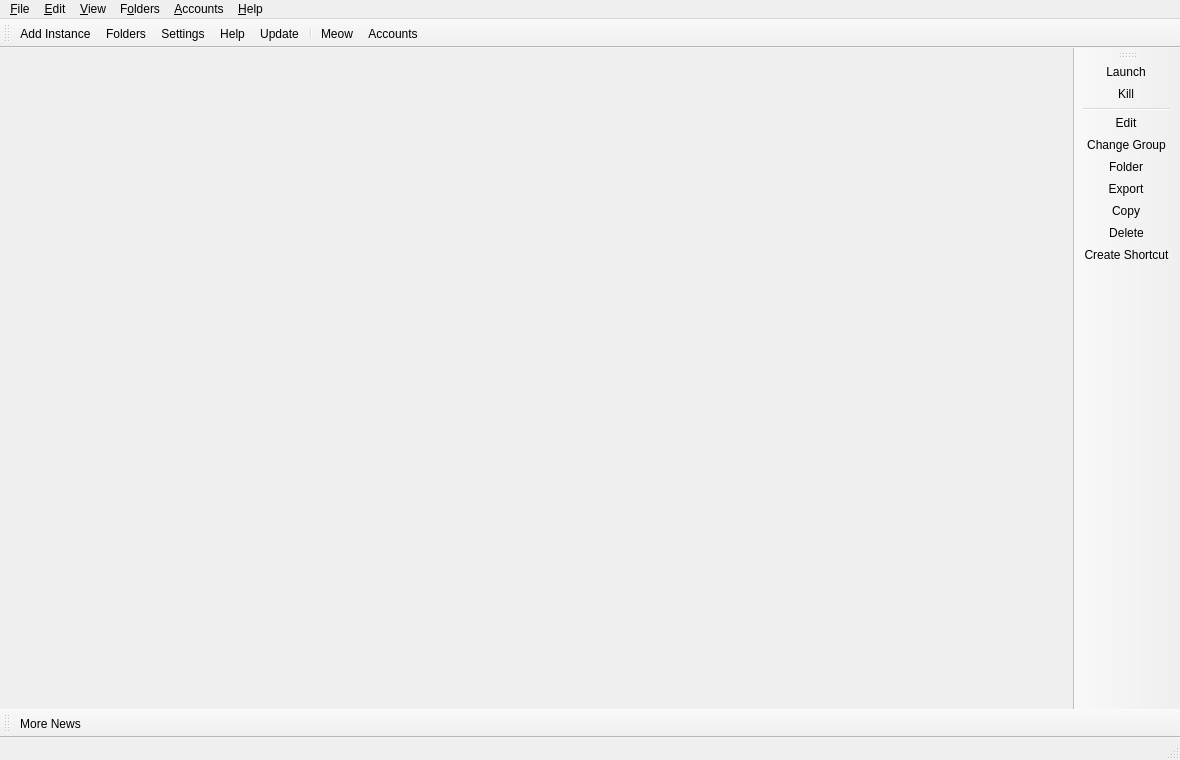
<?xml version="1.0" encoding="UTF-8"?>
<ui version="4.0">
 <class>MainWindow</class>
 <widget class="QMainWindow" name="MainWindow">
  <property name="geometry">
   <rect>
    <x>0</x>
    <y>0</y>
    <width>1180</width>
    <height>760</height>
   </rect>
  </property>
  <widget class="QWidget" name="centralWidget">
   <layout class="QVBoxLayout" name="horizontalLayout">
    <property name="spacing">
     <number>0</number>
    </property>
    <property name="leftMargin">
     <number>0</number>
    </property>
    <property name="topMargin">
     <number>0</number>
    </property>
    <property name="rightMargin">
     <number>0</number>
    </property>
    <property name="bottomMargin">
     <number>0</number>
    </property>
   </layout>
  </widget>
  <widget class="QStatusBar" name="statusBar"/>
  <widget class="QToolBar" name="mainToolBar">
   <property name="windowTitle">
    <string>Main Toolbar</string>
   </property>
   <property name="allowedAreas">
    <set>Qt::ToolBarArea::BottomToolBarArea|Qt::ToolBarArea::TopToolBarArea</set>
   </property>
   <property name="toolButtonStyle">
    <enum>Qt::ToolButtonStyle::ToolButtonTextBesideIcon</enum>
   </property>
   <property name="floatable">
    <bool>false</bool>
   </property>
   <attribute name="toolBarArea">
    <enum>TopToolBarArea</enum>
   </attribute>
   <attribute name="toolBarBreak">
    <bool>false</bool>
   </attribute>
   <addaction name="actionAddInstance"/>
   <addaction name="actionFoldersButton"/>
   <addaction name="actionSettings"/>
   <addaction name="actionHelpButton"/>
   <addaction name="actionCheckUpdate"/>
   <addaction name="separator"/>
   <addaction name="actionCAT"/>
   <addaction name="actionAccountsButton"/>
  </widget>
  <widget class="QToolBar" name="newsToolBar">
   <property name="windowTitle">
    <string>News Toolbar</string>
   </property>
   <property name="allowedAreas">
    <set>Qt::ToolBarArea::BottomToolBarArea|Qt::ToolBarArea::TopToolBarArea</set>
   </property>
   <property name="iconSize">
    <size>
     <width>16</width>
     <height>16</height>
    </size>
   </property>
   <property name="toolButtonStyle">
    <enum>Qt::ToolButtonStyle::ToolButtonTextBesideIcon</enum>
   </property>
   <property name="floatable">
    <bool>false</bool>
   </property>
   <attribute name="toolBarArea">
    <enum>BottomToolBarArea</enum>
   </attribute>
   <attribute name="toolBarBreak">
    <bool>false</bool>
   </attribute>
   <addaction name="actionMoreNews"/>
  </widget>
  <widget class="WideBar" name="instanceToolBar">
   <property name="windowTitle">
    <string>Instance Toolbar</string>
   </property>
   <property name="allowedAreas">
    <set>Qt::ToolBarArea::LeftToolBarArea|Qt::ToolBarArea::RightToolBarArea</set>
   </property>
   <property name="iconSize">
    <size>
     <width>16</width>
     <height>16</height>
    </size>
   </property>
   <property name="toolButtonStyle">
    <enum>Qt::ToolButtonStyle::ToolButtonTextBesideIcon</enum>
   </property>
   <property name="floatable">
    <bool>false</bool>
   </property>
   <property name="useDefaultAction" stdset="0">
    <bool>true</bool>
   </property>
   <attribute name="toolBarArea">
    <enum>RightToolBarArea</enum>
   </attribute>
   <attribute name="toolBarBreak">
    <bool>false</bool>
   </attribute>
   <addaction name="actionLaunchInstance"/>
   <addaction name="actionKillInstance"/>
   <addaction name="separator"/>
   <addaction name="actionEditInstance"/>
   <addaction name="actionChangeInstGroup"/>
   <addaction name="actionViewSelectedInstFolder"/>
   <addaction name="actionExportInstance"/>
   <addaction name="actionCopyInstance"/>
   <addaction name="actionDeleteInstance"/>
   <addaction name="actionCreateInstanceShortcut"/>
  </widget>
  <widget class="QMenuBar" name="menuBar">
   <property name="geometry">
    <rect>
     <x>0</x>
     <y>0</y>
     <width>800</width>
     <height>18</height>
    </rect>
   </property>
   <widget class="QMenu" name="fileMenu">
    <property name="title">
     <string>&amp;File</string>
    </property>
    <property name="toolTipsVisible">
     <bool>true</bool>
    </property>
    <addaction name="actionAddInstance"/>
    <addaction name="separator"/>
    <addaction name="actionLaunchInstance"/>
    <addaction name="actionKillInstance"/>
    <addaction name="separator"/>
    <addaction name="actionEditInstance"/>
    <addaction name="actionChangeInstGroup"/>
    <addaction name="actionViewSelectedInstFolder"/>
    <addaction name="actionExportInstance"/>
    <addaction name="actionCopyInstance"/>
    <addaction name="actionDeleteInstance"/>
    <addaction name="actionCreateInstanceShortcut"/>
    <addaction name="separator"/>
    <addaction name="actionSettings"/>
    <addaction name="actionCloseWindow"/>
   </widget>
   <widget class="QMenu" name="editMenu">
    <property name="title">
     <string>&amp;Edit</string>
    </property>
    <property name="toolTipsVisible">
     <bool>true</bool>
    </property>
    <addaction name="actionUndoTrashInstance"/>
   </widget>
   <widget class="QMenu" name="viewMenu">
    <property name="title">
     <string>&amp;View</string>
    </property>
    <property name="toolTipsVisible">
     <bool>true</bool>
    </property>
    <addaction name="actionChangeTheme"/>
    <addaction name="separator"/>
    <addaction name="actionCAT"/>
    <addaction name="actionToggleStatusBar"/>
    <addaction name="actionLockToolbars"/>
    <addaction name="separator"/>
   </widget>
   <widget class="QMenu" name="foldersMenu">
    <property name="title">
     <string>F&amp;olders</string>
    </property>
    <property name="toolTipsVisible">
     <bool>true</bool>
    </property>
    <addaction name="actionViewLauncherRootFolder"/>
    <addaction name="separator"/>
    <addaction name="actionViewInstanceFolder"/>
    <addaction name="actionViewCentralModsFolder"/>
    <addaction name="actionViewSkinsFolder"/>
    <addaction name="actionViewJavaFolder"/>
    <addaction name="separator"/>
    <addaction name="actionViewIconThemeFolder"/>
    <addaction name="actionViewWidgetThemeFolder"/>
    <addaction name="actionViewCatPackFolder"/>
    <addaction name="actionViewIconsFolder"/>
    <addaction name="separator"/>
    <addaction name="actionViewLogsFolder"/>
   </widget>
   <widget class="QMenu" name="accountsMenu">
    <property name="title">
     <string>&amp;Accounts</string>
    </property>
   </widget>
   <widget class="QMenu" name="helpMenu">
    <property name="title">
     <string>&amp;Help</string>
    </property>
    <property name="toolTipsVisible">
     <bool>true</bool>
    </property>
    <addaction name="actionClearMetadata"/>
    <addaction name="actionReportBug"/>
    <addaction name="actionViewLog"/>
    <addaction name="actionAddToPATH"/>
    <addaction name="separator"/>
    <addaction name="actionMATRIX"/>
    <addaction name="actionDISCORD"/>
    <addaction name="actionREDDIT"/>
    <addaction name="separator"/>
    <addaction name="actionMoreNews"/>
    <addaction name="actionCheckUpdate"/>
    <addaction name="actionOpenWiki"/>
    <addaction name="actionAbout"/>
   </widget>
   <addaction name="fileMenu"/>
   <addaction name="editMenu"/>
   <addaction name="viewMenu"/>
   <addaction name="foldersMenu"/>
   <addaction name="accountsMenu"/>
   <addaction name="helpMenu"/>
  </widget>
  <action name="actionMoreNews">
   <property name="icon">
    <iconset theme="news"/>
   </property>
   <property name="text">
    <string>More News...</string>
   </property>
   <property name="toolTip">
    <string>Open the development blog to read more news about %1.</string>
   </property>
  </action>
  <action name="actionCAT">
   <property name="checkable">
    <bool>true</bool>
   </property>
   <property name="icon">
    <iconset theme="cat"/>
   </property>
   <property name="text">
    <string>&amp;Meow</string>
   </property>
   <property name="toolTip">
    <string>It's a fluffy kitty :3</string>
   </property>
  </action>
  <action name="actionToggleStatusBar">
   <property name="checkable">
    <bool>true</bool>
   </property>
   <property name="text">
    <string>Status Bar</string>
   </property>
  </action>
  <action name="actionLockToolbars">
   <property name="checkable">
    <bool>true</bool>
   </property>
   <property name="text">
    <string>Lock Toolbars</string>
   </property>
  </action>
  <action name="actionUndoTrashInstance">
   <property name="enabled">
    <bool>false</bool>
   </property>
   <property name="text">
    <string>&amp;Undo Last Instance Deletion</string>
   </property>
  </action>
  <action name="actionAddInstance">
   <property name="icon">
    <iconset theme="new"/>
   </property>
   <property name="text">
    <string>Add Instanc&amp;e...</string>
   </property>
   <property name="toolTip">
    <string>Add a new instance.</string>
   </property>
  </action>
  <action name="actionCheckUpdate">
   <property name="icon">
    <iconset theme="checkupdate"/>
   </property>
   <property name="text">
    <string>&amp;Update...</string>
   </property>
   <property name="toolTip">
    <string>Check for new updates for %1.</string>
   </property>
   <property name="menuRole">
    <enum>QAction::MenuRole::ApplicationSpecificRole</enum>
   </property>
  </action>
  <action name="actionSettings">
   <property name="icon">
    <iconset theme="settings"/>
   </property>
   <property name="text">
    <string>Setti&amp;ngs...</string>
   </property>
   <property name="toolTip">
    <string>Change settings.</string>
   </property>
   <property name="menuRole">
    <enum>QAction::MenuRole::PreferencesRole</enum>
   </property>
  </action>
  <action name="actionManageSkins">
   <property name="icon">
    <iconset theme="settings"/>
   </property>
   <property name="text">
    <string>Manage &amp;Skins...</string>
   </property>
  </action>
  <action name="actionManageAccounts">
   <property name="icon">
    <iconset theme="accounts"/>
   </property>
   <property name="text">
    <string>&amp;Manage Accounts...</string>
   </property>
  </action>
  <action name="actionLaunchInstance">
   <property name="icon">
    <iconset theme="launch"/>
   </property>
   <property name="text">
    <string>&amp;Launch</string>
   </property>
   <property name="toolTip">
    <string>Launch the selected instance.</string>
   </property>
  </action>
  <action name="actionKillInstance">
   <property name="icon">
    <iconset theme="status-bad"/>
   </property>
   <property name="text">
    <string>&amp;Kill</string>
   </property>
   <property name="toolTip">
    <string>Kill the running instance.</string>
   </property>
   <property name="shortcut">
    <string>Ctrl+K</string>
   </property>
  </action>
  <action name="actionRenameInstance">
   <property name="icon">
    <iconset theme="rename"/>
   </property>
   <property name="text">
    <string>Rename</string>
   </property>
   <property name="toolTip">
    <string>Rename the selected instance.</string>
   </property>
  </action>
  <action name="actionChangeInstGroup">
   <property name="icon">
    <iconset theme="tag"/>
   </property>
   <property name="text">
    <string>&amp;Change Group...</string>
   </property>
   <property name="toolTip">
    <string>Change the selected instance's group.</string>
   </property>
   <property name="shortcut">
    <string>Ctrl+G</string>
   </property>
  </action>
  <action name="actionChangeInstIcon">
   <property name="text">
    <string>Change Icon</string>
   </property>
   <property name="toolTip">
    <string>Change the selected instance's icon.</string>
   </property>
  </action>
  <action name="actionEditInstance">
   <property name="icon">
    <iconset theme="settings"/>
   </property>
   <property name="text">
    <string>&amp;Edit...</string>
   </property>
   <property name="toolTip">
    <string>Change the instance settings, mods and versions.</string>
   </property>
   <property name="shortcut">
    <string>Ctrl+I</string>
   </property>
  </action>
  <action name="actionViewSelectedInstFolder">
   <property name="icon">
    <iconset theme="viewfolder"/>
   </property>
   <property name="text">
    <string>&amp;Folder</string>
   </property>
   <property name="toolTip">
    <string>Open the selected instance's root folder in a file browser.</string>
   </property>
  </action>
  <action name="actionDeleteInstance">
   <property name="icon">
    <iconset theme="delete"/>
   </property>
   <property name="text">
    <string>Dele&amp;te</string>
   </property>
   <property name="toolTip">
    <string>Delete the selected instance.</string>
   </property>
   <property name="autoRepeat">
    <bool>false</bool>
   </property>
  </action>
  <action name="actionCopyInstance">
   <property name="icon">
    <iconset theme="copy"/>
   </property>
   <property name="text">
    <string>Cop&amp;y...</string>
   </property>
   <property name="toolTip">
    <string>Copy the selected instance.</string>
   </property>
   <property name="shortcut">
    <string>Ctrl+D</string>
   </property>
  </action>
  <action name="actionExportInstance">
   <property name="icon">
    <iconset theme="export"/>
   </property>
   <property name="text">
    <string>E&amp;xport...</string>
   </property>
   <property name="toolTip">
    <string>Export the selected instance to supported formats.</string>
   </property>
  </action>
  <action name="actionExportInstanceZip">
   <property name="icon">
    <iconset theme="launcher"/>
   </property>
   <property name="text">
    <string>Prism Launcher (zip)</string>
   </property>
  </action>
  <action name="actionExportInstanceMrPack">
   <property name="icon">
    <iconset theme="modrinth"/>
   </property>
   <property name="text">
    <string>Modrinth (mrpack)</string>
   </property>
  </action>
  <action name="actionExportInstanceFlamePack">
   <property name="icon">
    <iconset theme="flame"/>
   </property>
   <property name="text">
    <string>CurseForge (zip)</string>
   </property>
  </action>
  <action name="actionCreateInstanceShortcut">
   <property name="icon">
    <iconset theme="shortcut"/>
   </property>
   <property name="text">
    <string>Create Shortcut</string>
   </property>
   <property name="toolTip">
    <string>Creates a shortcut on a selected folder to launch the selected instance.</string>
   </property>
  </action>
  <action name="actionNoAccountsAdded">
   <property name="icon">
    <iconset theme="noaccount"/>
   </property>
   <property name="text">
    <string>No accounts added!</string>
   </property>
  </action>
  <action name="actionNoDefaultAccount">
   <property name="checkable">
    <bool>true</bool>
   </property>
   <property name="icon">
    <iconset theme="noaccount"/>
   </property>
   <property name="text">
    <string>No Default Account</string>
   </property>
   <property name="shortcut">
    <string>Ctrl+0</string>
   </property>
  </action>
  <action name="actionCloseWindow">
   <property name="icon">
    <iconset theme="status-bad"/>
   </property>
   <property name="text">
    <string>Close &amp;Window</string>
   </property>
   <property name="toolTip">
    <string>Close the current window</string>
   </property>
   <property name="menuRole">
    <enum>QAction::MenuRole::NoRole</enum>
   </property>
  </action>
  <action name="actionViewInstanceFolder">
   <property name="icon">
    <iconset theme="viewfolder"/>
   </property>
   <property name="text">
    <string>&amp;Instances</string>
   </property>
   <property name="toolTip">
    <string>Open the instances folder in a file browser.</string>
   </property>
  </action>
  <action name="actionViewLauncherRootFolder">
   <property name="icon">
    <iconset theme="viewfolder"/>
   </property>
   <property name="text">
    <string>Launcher &amp;Root</string>
   </property>
   <property name="toolTip">
    <string>Open the launcher's root folder in a file browser.</string>
   </property>
  </action>
  <action name="actionViewCentralModsFolder">
   <property name="icon">
    <iconset theme="centralmods"/>
   </property>
   <property name="text">
    <string>&amp;Central Mods</string>
   </property>
   <property name="toolTip">
    <string>Open the central mods folder in a file browser.</string>
   </property>
  </action>
  <action name="actionViewSkinsFolder">
   <property name="icon">
    <iconset theme="viewfolder"/>
   </property>
   <property name="text">
    <string>&amp;Skins</string>
   </property>
   <property name="toolTip">
    <string>Open the skins folder in a file browser.</string>
   </property>
  </action>
  <action name="actionViewIconsFolder">
   <property name="icon">
    <iconset theme="viewfolder"/>
   </property>
   <property name="text">
    <string>Instance Icons</string>
   </property>
   <property name="toolTip">
    <string>Open the instance icons folder in a file browser.</string>
   </property>
  </action>
  <action name="actionViewLogsFolder">
   <property name="icon">
    <iconset theme="viewfolder"/>
   </property>
   <property name="text">
    <string>Logs</string>
   </property>
   <property name="toolTip">
    <string>Open the logs folder in a file browser.</string>
   </property>
  </action>
  <action name="actionChangeTheme">
   <property name="text">
    <string>Themes</string>
   </property>
  </action>
  <action name="actionReportBug">
   <property name="icon">
    <iconset theme="bug"/>
   </property>
   <property name="text">
    <string>Report a Bug or Suggest a Feature</string>
   </property>
   <property name="toolTip">
    <string>Open the bug tracker to report a bug with %1.</string>
   </property>
  </action>
  <action name="actionDISCORD">
   <property name="icon">
    <iconset theme="discord"/>
   </property>
   <property name="text">
    <string>&amp;Discord Guild</string>
   </property>
   <property name="toolTip">
    <string>Open %1 Discord guild.</string>
   </property>
  </action>
  <action name="actionMATRIX">
   <property name="icon">
    <iconset theme="matrix"/>
   </property>
   <property name="text">
    <string>&amp;Matrix Space</string>
   </property>
   <property name="toolTip">
    <string>Open %1 Matrix space.</string>
   </property>
  </action>
  <action name="actionREDDIT">
   <property name="icon">
    <iconset theme="reddit-alien"/>
   </property>
   <property name="text">
    <string>Sub&amp;reddit</string>
   </property>
   <property name="toolTip">
    <string>Open %1 subreddit.</string>
   </property>
  </action>
  <action name="actionAbout">
   <property name="icon">
    <iconset theme="about"/>
   </property>
   <property name="text">
    <string>&amp;About %1</string>
   </property>
   <property name="toolTip">
    <string>View information about %1.</string>
   </property>
   <property name="menuRole">
    <enum>QAction::MenuRole::AboutRole</enum>
   </property>
  </action>
  <action name="actionClearMetadata">
   <property name="icon">
    <iconset theme="refresh"/>
   </property>
   <property name="text">
    <string>&amp;Clear Metadata Cache</string>
   </property>
   <property name="toolTip">
    <string>Clear cached metadata</string>
   </property>
  </action>
  <action name="actionViewLog">
   <property name="icon">
    <iconset theme="log"/>
   </property>
   <property name="text">
    <string>View logs</string>
   </property>
   <property name="toolTip">
    <string>View current and previous launcher logs</string>
   </property>
  </action>
  <action name="actionAddToPATH">
   <property name="icon">
    <iconset theme="custom-commands"/>
   </property>
   <property name="text">
    <string>Install to &amp;PATH</string>
   </property>
   <property name="toolTip">
    <string>Install a %1 symlink to /usr/local/bin</string>
   </property>
  </action>
  <action name="actionFoldersButton">
   <property name="icon">
    <iconset theme="viewfolder"/>
   </property>
   <property name="text">
    <string>Folders</string>
   </property>
   <property name="toolTip">
    <string>Open one of the folders shared between instances.</string>
   </property>
  </action>
  <action name="actionHelpButton">
   <property name="icon">
    <iconset theme="help"/>
   </property>
   <property name="text">
    <string>Help</string>
   </property>
   <property name="toolTip">
    <string>Get help with %1 or Minecraft.</string>
   </property>
  </action>
  <action name="actionAccountsButton">
   <property name="icon">
    <iconset theme="noaccount"/>
   </property>
   <property name="text">
    <string>Accounts</string>
   </property>
  </action>
  <action name="actionOpenWiki">
   <property name="icon">
    <iconset theme="help"/>
   </property>
   <property name="text">
    <string>%1 &amp;Wiki</string>
   </property>
   <property name="toolTip">
    <string>Open the %1 wiki</string>
   </property>
  </action>
  <action name="actionViewWidgetThemeFolder">
   <property name="icon">
    <iconset theme="viewfolder"/>
   </property>
   <property name="text">
    <string>&amp;Widget Themes</string>
   </property>
   <property name="toolTip">
    <string>Open the widget themes folder in a file browser.</string>
   </property>
  </action>
  <action name="actionViewIconThemeFolder">
   <property name="icon">
    <iconset theme="viewfolder"/>
   </property>
   <property name="text">
    <string>I&amp;con Theme</string>
   </property>
   <property name="toolTip">
    <string>Open the icon theme folder in a file browser.</string>
   </property>
  </action>
  <action name="actionViewCatPackFolder">
   <property name="icon">
    <iconset theme="viewfolder"/>
   </property>
   <property name="text">
    <string>Cat Packs</string>
   </property>
   <property name="toolTip">
    <string>Open the cat packs folder in a file browser.</string>
   </property>
  </action>
  <action name="actionViewJavaFolder">
   <property name="icon">
    <iconset theme="viewfolder"/>
   </property>
   <property name="text">
    <string>Java</string>
   </property>
   <property name="toolTip">
    <string>Open the Java folder in a file browser. Only available if the built-in Java downloader is used.</string>
   </property>
  </action>
 </widget>
 <customwidgets>
  <customwidget>
   <class>WideBar</class>
   <extends>QToolBar</extends>
   <header>ui/widgets/WideBar.h</header>
  </customwidget>
 </customwidgets>
 <resources/>
 <connections/>
</ui>
